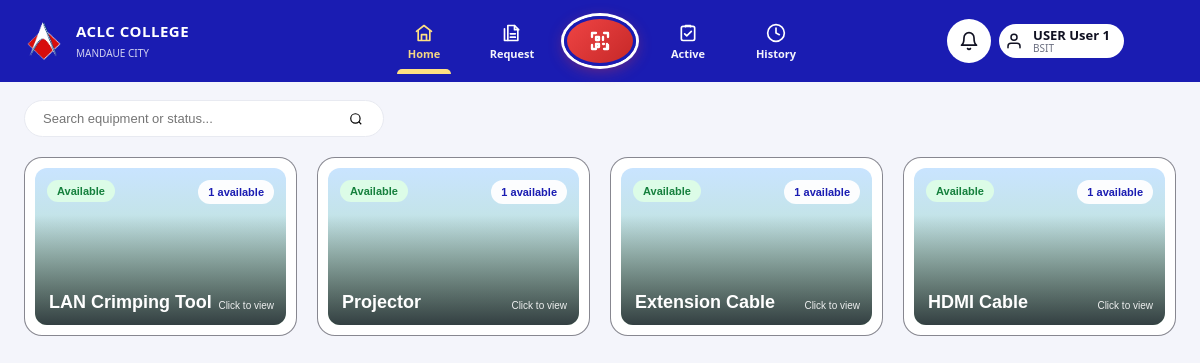
The page /student/student_dashboard.php (signed in) on the database its author committed.
### tables this page shows
CREATE TABLE `users` (
  `id`              INT AUTO_INCREMENT PRIMARY KEY,
  `user_id`         VARCHAR(64)  NOT NULL UNIQUE,
  `name`            VARCHAR(120) NOT NULL,
  `email`           VARCHAR(160) DEFAULT NULL,
  `profile_picture` VARCHAR(255) DEFAULT NULL,
  `course`          VARCHAR(80)  DEFAULT NULL,
  `password`        VARCHAR(255) NOT NULL,
  `role`            ENUM('admin','staff','faculty','student') NOT NULL DEFAULT 'student',
  `language`        VARCHAR(8) NOT NULL DEFAULT 'en',
  `dark_mode`       TINYINT(1) NOT NULL DEFAULT 0,
  `compact_mode`    TINYINT(1) NOT NULL DEFAULT 0,
  `created_at`      DATETIME NOT NULL DEFAULT CURRENT_TIMESTAMP,
  INDEX `idx_users_role` (`role`)
);

CREATE TABLE `equipment` (
  `id`            INT AUTO_INCREMENT PRIMARY KEY,
  `name`          VARCHAR(120) NOT NULL,
  `serial_number` VARCHAR(40)  NOT NULL UNIQUE,
  `image`         VARCHAR(255) DEFAULT NULL,
  `status`        ENUM('available','pending','borrowed','overdue','maintenance','lost') NOT NULL DEFAULT 'available',
  `created_at`    DATETIME NOT NULL DEFAULT CURRENT_TIMESTAMP,
  INDEX `idx_equipment_status` (`status`)
);

### includes/i18n.php (called while the page is built, shortened)
<?php
function app_language(): string
{
    $language = $_SESSION['user']['language'] ?? 'en';
    return in_array($language, ['en', 'tl', 'ceb'], true) ? $language : 'en';
}
function app_language_tag(): string
{
    return app_language();
}
function app_theme(): string
{
    return !empty($_SESSION['user']['dark_mode']) ? 'dark' : 'light';
}
function app_compact_mode(): bool
{
    return !empty($_SESSION['user']['compact_mode']);
}
function app_translations(): array
{
    return $translations[app_language()] ?? [];
}
function t(string $text): string
{
    $translations = app_translations();
    return $translations[$text] ?? $text;
}

### config/database.php (called while the page is built, shortened)
<?php
require_once __DIR__ . '/../includes/i18n.php';
class Database
{
    private string $host    = 'localhost';
    private string $db_name = 'technical_inventory';
    private string $user    = 'root';
    private string $pass    = '';
    private string $charset = 'utf8mb4';
    public ?PDO $conn = null;
    public function connect(): PDO
    {
        $dsn = "mysql:host={$this->host};dbname={$this->db_name};charset={$this->charset}";
        try {
            $this->conn = new PDO($dsn, $this->user, $this->pass, [
                PDO::ATTR_ERRMODE            => PDO::ERRMODE_EXCEPTION,
                PDO::ATTR_DEFAULT_FETCH_MODE => PDO::FETCH_ASSOC,
                PDO::ATTR_EMULATE_PREPARES   => false,
            ]);
        } catch (PDOException $e) {
            http_response_code(500);
            die('Database connection failed: ' . htmlspecialchars($e->getMessage()));
        }
        return $this->conn;
    }
}
function db(): PDO
{
    static $pdo = null;
    if ($pdo === null) {
        $pdo = (new Database())->connect();
    }
    return $pdo;
}
function e(string $s): string { return htmlspecialchars($s, ENT_QUOTES, 'UTF-8'); }

### classes/User.php (called while the page is built, shortened)
<?php
require_once __DIR__ . '/../config/database.php';
class User
{
    public static function requireBorrower(): array
    {
        $user = self::refreshSessionUser();
        return $user;
    }
    public static function requireLogin(string $role): array
    {
        if ($role === 'student') {
            return self::requireBorrower();
        }
        $user = self::refreshSessionUser();
        return $user;
    }
    private static function refreshSessionUser(): ?array
    {
        $currentUser = $_SESSION['user'] ?? null;
        $stmt = db()->prepare(
            'SELECT id, user_id, name, email, course, role, language, dark_mode, compact_mode
             FROM users WHERE id = ?'
        );
        $stmt->execute([(int)$currentUser['id']]);
        $user = $stmt->fetch();
        return $user;
    }
}

### classes/BorrowRequest.php (called while the page is built, shortened)
<?php
require_once __DIR__ . '/../config/database.php';
require_once __DIR__ . '/Equipment.php';
class BorrowRequest
{
    private static bool $syncedInRequest = false;
    public static function syncOverdueAndLost(bool $force = false): void
    {
        if (self::$syncedInRequest && !$force) {
            return;
        }
        self::$syncedInRequest = true;
        $pdo = db();
        try {
            $lostStmt = $pdo->query(
                "SELECT br.*, e.name AS equipment_name
                 FROM borrow_requests br
                 JOIN equipment e ON e.id = br.equipment_id
                 WHERE br.status IN ('borrowed', 'overdue')
                   AND br.borrowed_at IS NOT NULL
                   AND TIMESTAMPDIFF(SECOND, br.borrowed_at, NOW()) >= 86400"
            );
            $lostCandidates = $lostStmt ? $lostStmt->fetchAll() : [];
            $overdueStmt = $pdo->query(
                "SELECT br.*, e.name AS equipment_name
                 FROM borrow_requests br
                 JOIN equipment e ON e.id = br.equipment_id
                 WHERE br.status = 'borrowed'
                   AND br.due_at IS NOT NULL
                   AND br.due_at < NOW()
                   AND (br.borrowed_at IS NULL OR TIMESTAMPDIFF(SECOND, br.borrowed_at, NOW()) < 86400)"
            );
            $overdueCandidates = $overdueStmt ? $overdueStmt->fetchAll() : [];
            $expiredPickupStmt = $pdo->query(
                "SELECT br.*, e.name AS equipment_name
                 FROM borrow_requests br
                 JOIN equipment e ON e.id = br.equipment_id
                 WHERE br.status = 'approved'
                   AND br.borrowed_at IS NULL
                   AND br.approved_at IS NOT NULL
                   AND TIMESTAMPDIFF(SECOND, br.approved_at, NOW()) >= " . (int)self::PICKUP_EXPIRY_SECONDS
            );
            $expiredPickups = $expiredPickupStmt ? $expiredPickupStmt->fetchAll() : [];
        } catch (Throwable $e) {
        }
    }
}

### classes/Equipment.php (called while the page is built, shortened)
<?php
require_once __DIR__ . '/../config/database.php';
class Equipment
{
    public static function all(?string $search = null): array
    {
        if (class_exists('BorrowRequest')) {
            BorrowRequest::syncOverdueAndLost();
        }
        $sql = 'SELECT * FROM equipment';
        $params = [];
        $sql .= ' ORDER BY id DESC';
        $stmt = db()->prepare($sql);
        $stmt->execute($params);
        return $stmt->fetchAll();
    }
    public static function availableCountsByName(): array
    {
        $rows = db()->query(
            "SELECT name, COUNT(*) AS available_count
             FROM equipment
             WHERE status = 'available'
             GROUP BY name"
        )->fetchAll();
        $counts = [];
        foreach ($rows as $row) {
            $counts[$row['name']] = (int) $row['available_count'];
        }
        return $counts;
    }
    public static function statusBreakdownByName(): array
    {
        $rows = db()->query(
            "SELECT name, status, COUNT(*) AS c
             FROM equipment
             GROUP BY name, status"
        )->fetchAll();
        $breakdown = [];
        foreach ($rows as $row) {
            $name = $row['name'];
            if (!isset($breakdown[$name])) {
                $breakdown[$name] = [
                    'total' => 0,
                    'available' => 0,
                    'pending' => 0,
                    'borrowed' => 0,
                    'overdue' => 0,
                    'maintenance' => 0,
                    'lost' => 0,
                ];
            }
            $st = $row['status'];
            $cnt = (int) $row['c'];
            if (isset($breakdown[$name][$st])) {
                $breakdown[$name][$st] += $cnt;
            }
            $breakdown[$name]['total'] += $cnt;
        }
        return $breakdown;
    }
}

### student/student_dashboard.php (the view, shortened to what this page needs)
<?php
require_once __DIR__ . '/../config/database.php';
require_once __DIR__ . '/../classes/User.php';
require_once __DIR__ . '/../classes/Equipment.php';
require_once __DIR__ . '/../classes/BorrowRequest.php';
$user = User::requireLogin('student');
$search = trim($_GET['q'] ?? '');
$items  = Equipment::all($search ?: null);
$availableCounts = Equipment::availableCountsByName();
$statusBreakdown = Equipment::statusBreakdownByName();
?>
<!DOCTYPE html>
<html lang="<?= e(app_language_tag()) ?>" data-theme="<?= e(app_theme()) ?>" data-compact="<?= app_compact_mode() ? '1' : '0' ?>">
<head>
<link rel="stylesheet" href="../assets/css/student_dashboard.css?v=40">
<?php include __DIR__ . '/../includes/pwa_head.php'; ?>
</head>
<body class="has-student-nav" data-borrow-cart-key="<?= e('aclc-borrow-cart-' . (int)$user['id']) ?>">
<?php include __DIR__ . '/includes/topbar.php'; ?>
<main class="stud-main">
  <div class="dashboard-content">
  <form method="get" class="searchbar wide">
    <input type="text" name="q" placeholder="<?= e(t('Search equipment or status...')) ?>" value="<?= e($search) ?>">
    <button type="submit">
      <svg viewBox="0 0 24 24"><circle cx="11" cy="11" r="8"></circle><line x1="21" y1="21" x2="16.65" y2="16.65"></line></svg>
    </button>
  </form>
  <section class="equip-grid">
    <?php foreach ($items as $it):
      $st = $it['status'];
      $isAvailable = $st === 'available';
      $availableCount = $availableCounts[$it['name']] ?? 0;
      $bd = $statusBreakdown[$it['name']] ?? [
          'available' => $availableCount,
          'pending' => 0,
          'borrowed' => 0,
          'overdue' => 0,
          'lost' => 0,
      ];
    ?>
      <article class="equip-card status-card-<?= e($st) ?> <?= $isAvailable ? '' : 'unavailable' ?>"
        data-search="<?= e($it['name'] . ' ' . $it['serial_number'] . ' ' . $st) ?>">
        <button type="button" class="equip-img item-open"
          data-id="<?= (int)$it['id'] ?>"
          data-name="<?= e($it['name']) ?>"
          data-serial="<?= e($it['serial_number']) ?>"
          data-image="<?= !empty($it['image']) ? e('../assets/upload/' . $it['image']) : '' ?>"
          data-status="<?= e($st) ?>"
          data-available="<?= (int)$availableCount ?>"
          data-pending="<?= (int)($bd['pending'] ?? 0) ?>"
          data-borrowed="<?= (int)($bd['borrowed'] ?? 0) ?>"
          data-overdue="<?= (int)($bd['overdue'] ?? 0) ?>"
          data-lost="<?= (int)($bd['lost'] ?? 0) ?>"
          aria-label="<?= e(t('View details for')) ?> <?= e($it['name']) ?>">
          <?php if (!empty($it['image'])): ?>
            <img src="../assets/upload/<?= e($it['image']) ?>" alt="">
          <?php else: ?>
            <div class="placeholder"></div>
          <?php endif; ?>
          <span class="image-status-pill status-pill-<?= e($st) ?>"><?= e(t(ucfirst($st))) ?></span>
          <span class="image-stock"><?= e(str_replace('{count}', (string)$availableCount, t('{count} available'))) ?></span>
          <span class="image-name"><?= e($it['name']) ?></span>
          <span class="image-hint"><?= e(t('Click to view')) ?></span>
        </button>
      </article>
    <?php endforeach; ?>
  </section>
  </div>
</main>
</body>
</html>

### student/includes/topbar.php (shortened to what this page needs)
<?php
$currentStudentPage = basename($_SERVER['PHP_SELF']);
$isScannerOnThisPage = ($currentStudentPage === 'student_dashboard.php');
?>
<header class="stud-topbar">
  <div class="stud-brand">
    <img src="../assets/images/aclc_logo.png" alt="ACLC" class="brand-logo">
    <div>
      <strong>ACLC COLLEGE</strong>
      <span>MANDAUE CITY</span>
    </div>
  </div>
  <div class="notif student-top-notif">
    <button type="button" class="notif-btn" onclick="toggleNotif()" aria-label="<?= e(t('Notifications')) ?>" aria-expanded="false" title="<?= e(t('Notifications')) ?>">
      <svg viewBox="0 0 24 24" aria-hidden="true"><path d="M18 8A6 6 0 0 0 6 8c0 7-3 9-3 9h18s-3-2-3-9"></path><path d="M13.73 21a2 2 0 0 1-3.46 0"></path></svg>
    </button>
    <div class="profile" onclick="toggleProfile()" role="button" tabindex="0" aria-expanded="false" aria-label="<?= e(t('Account menu')) ?>">
      <svg viewBox="0 0 24 24" aria-hidden="true"><path d="M20 21v-2a4 4 0 0 0-4-4H8a4 4 0 0 0-4 4v2"></path><circle cx="12" cy="7" r="4"></circle></svg>
      <div class="profile-info">
        <strong><?= e(t('USER')) ?> <?= e($user['name']) ?></strong>
        <span><?= e($user['course']) ?></span>
      </div>
    </div>
  </div>
  <nav class="stud-right stud-nav-5" aria-label="<?= e(t('Student navigation')) ?>">
    <a href="student_dashboard.php"
       class="mobile-nav-link home-nav-link"
       aria-label="<?= e(t('Home')) ?>"
       <?= $currentStudentPage === 'student_dashboard.php' ? 'aria-current="page"' : '' ?>
       title="<?= e(t('Home')) ?>">
      <svg viewBox="0 0 24 24" aria-hidden="true">
        <path d="m3 10 9-7 9 7"></path>
        <path d="M5 9v12h14V9M9 21v-7h6v7"></path>
      </svg>
      <span class="nav-label"><?= e(t('Home')) ?></span>
    </a>
    <a href="borrow_request.php"
       class="mobile-nav-link cart-btn"
       id="openBorrowCart"
       aria-label="<?= e(t('Borrow Request')) ?>"
       <?= $currentStudentPage === 'borrow_request.php' ? 'aria-current="page"' : '' ?>
       title="<?= e(t('Borrow Request')) ?>">
      <svg viewBox="0 0 24 24" aria-hidden="true">
        <path d="M7 3h8l4 4v14H7z"></path>
        <path d="M15 3v5h5M10 13h6M10 17h6"></path>
        <path d="M3 7v14h4"></path>
      </svg>
      <span class="nav-label"><?= e(t('Request')) ?></span>
    </a>
    <?php if ($isScannerOnThisPage): ?>
      <button type="button"
              class="scanner-btn nav-qr-center"
              id="openHeaderScanner"
              aria-label="<?= e(t('Scan QR code')) ?>"
              title="<?= e(t('Scan QR code')) ?>">
        <svg viewBox="0 0 24 24" aria-hidden="true">
          <path d="M4 8V4h4M16 4h4v4M20 16v4h-4M8 20H4v-4"></path>
          <path d="M8 8h3v3H8zM15 8v3M15 15h1M19 15v4M8 15h3v3H8z"></path>
        </svg>
      </button>
    <?php endif; ?>
    <a href="active_borrows.php"
       class="mobile-nav-link"
       aria-label="<?= e(t('Active Borrows')) ?>"
       <?= $currentStudentPage === 'active_borrows.php' ? 'aria-current="page"' : '' ?>
       title="<?= e(t('Active Borrows')) ?>">
      <svg viewBox="0 0 24 24" aria-hidden="true">
        <rect x="4" y="4" width="16" height="17" rx="2"></rect>
        <path d="M9 4.5V3h6v1.5"></path>
        <path d="m8 13 2.5 2.5L16 10"></path>
      </svg>
      <span class="nav-label"><?= e(t('Active')) ?></span>
    </a>
    <a href="history.php"
       class="mobile-nav-link"
       aria-label="<?= e(t('Borrow History')) ?>"
       <?= $currentStudentPage === 'history.php' ? 'aria-current="page"' : '' ?>
       title="<?= e(t('Borrow History')) ?>">
      <svg viewBox="0 0 24 24" aria-hidden="true">
        <circle cx="12" cy="12" r="10"></circle>
        <polyline points="12 6 12 12 16 14"></polyline>
      </svg>
      <span class="nav-label"><?= e(t('History')) ?></span>
    </a>
  </nav>
</header>

### rows shown on the page
users: name "User 1", course "BSIT"
equipment: status "Available", name "1 available", name "LAN Crimping Tool"
equipment: status "Available", name "1 available", name "Projector"
equipment: status "Available", name "1 available", name "Extension Cable"
equipment: status "Available", name "1 available", name "HDMI Cable"

### other values the page prints
t('USER') "USER"
t('Home') "Home"
t('Request') "Request"
t('Active') "Active"
t('History') "History"
